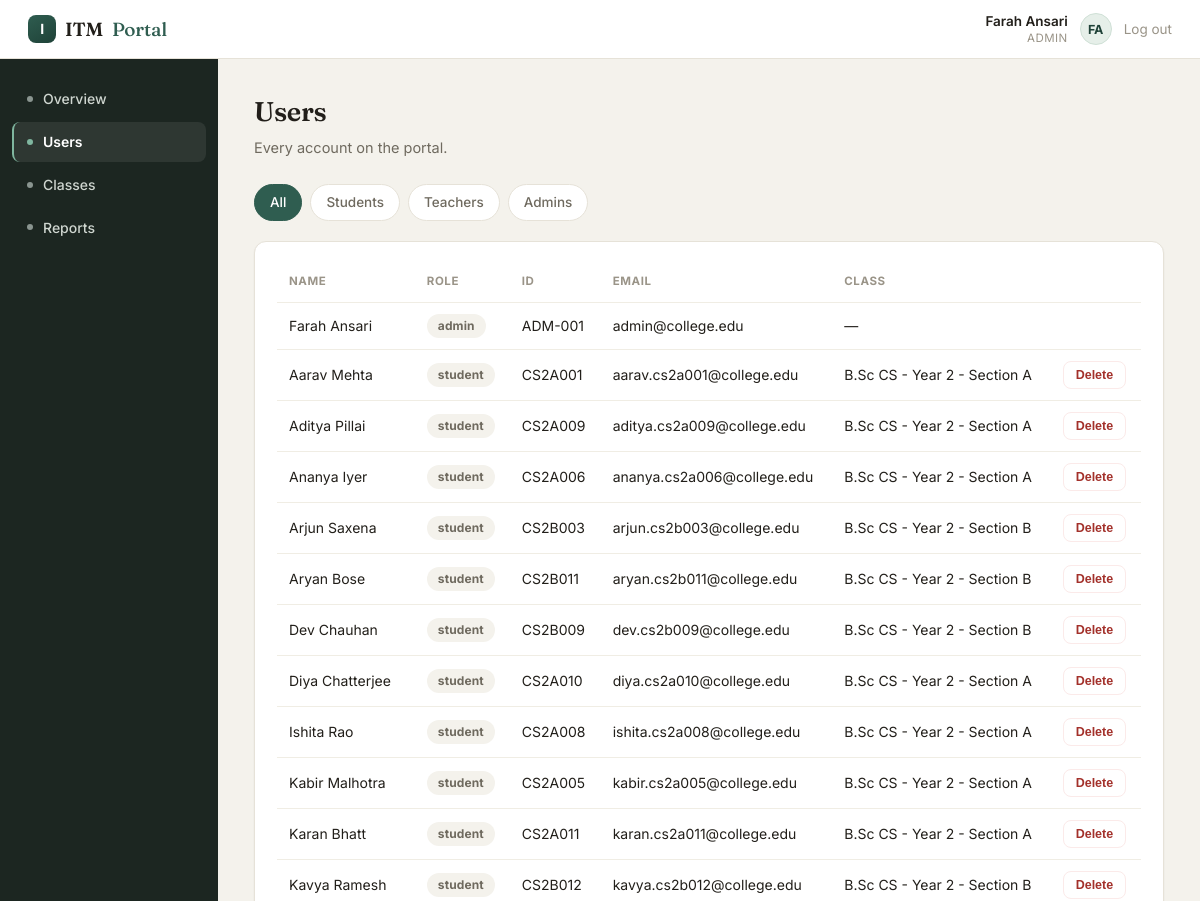
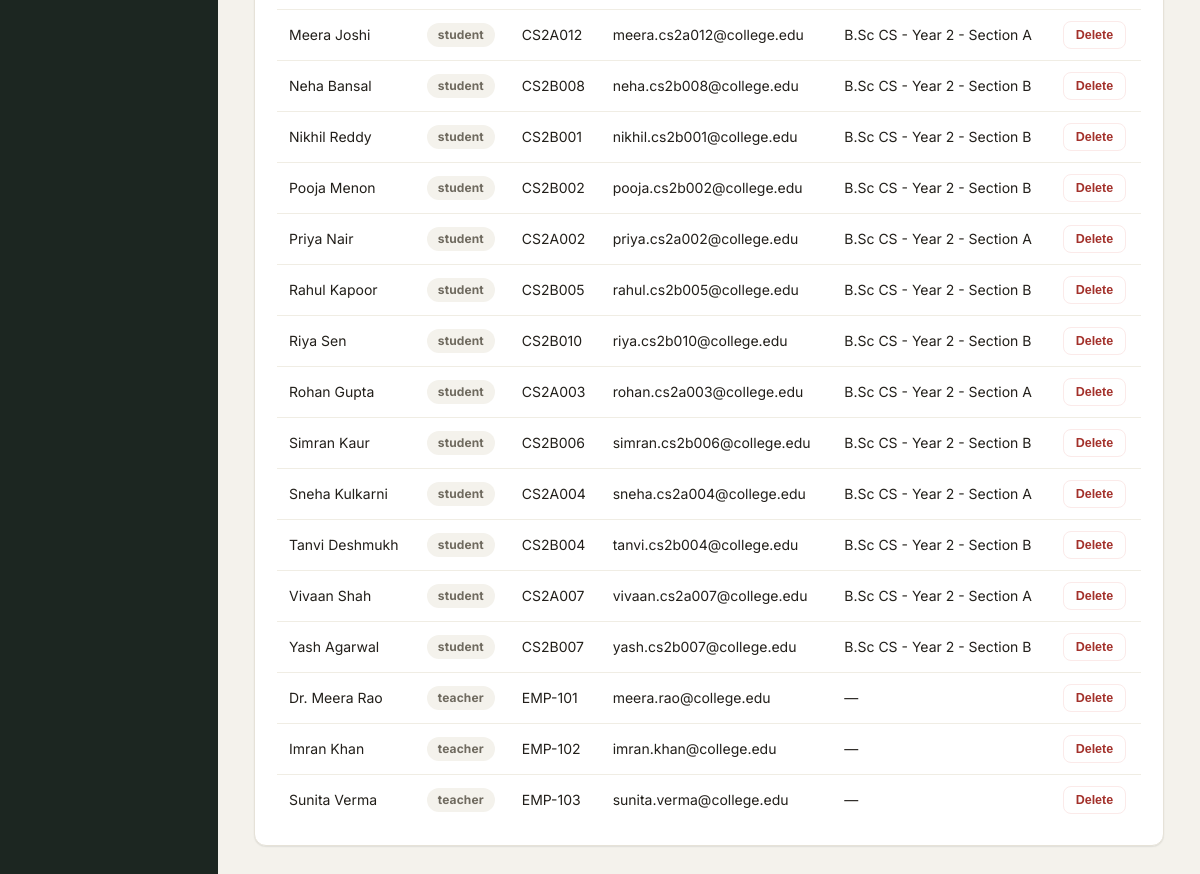
Page /admin/users (signed in) on the committed database (2 pictures, top to bottom).
### backend/models.py (models this page shows, shortened)
class User(db.Model):
    __tablename__ = "users"
    id = db.Column(db.Integer, primary_key=True)
    name = db.Column(db.String(120), nullable=False)
    email = db.Column(db.String(120), unique=True, nullable=False)
    password_hash = db.Column(db.String(255), nullable=False)
    role = db.Column(db.String(20), nullable=False)  # student | teacher | admin
    roll_number = db.Column(db.String(30), unique=True, nullable=True)
    class_id = db.Column(db.Integer, db.ForeignKey("classes.id"), nullable=True)
    qr_code_value = db.Column(db.String(64), unique=True, nullable=True)  # failsafe ID QR
    parent_name = db.Column(db.String(120), nullable=True)
    parent_phone = db.Column(db.String(20), nullable=True)  # digits with country code, e.g. 91XXXXXXXXXX
    employee_id = db.Column(db.String(30), unique=True, nullable=True)
    created_at = db.Column(db.DateTime, default=datetime.utcnow)
    student_class = db.relationship("SchoolClass", foreign_keys=[class_id], back_populates="students")

class SchoolClass(db.Model):
    __tablename__ = "classes"
    id = db.Column(db.Integer, primary_key=True)
    name = db.Column(db.String(80), nullable=False)
    coordinator_id = db.Column(db.Integer, db.ForeignKey("users.id", use_alter=True, name="fk_class_coordinator"), nullable=True)
    coordinator = db.relationship("User", foreign_keys=[coordinator_id])
    students = db.relationship("User", foreign_keys=[User.class_id], back_populates="student_class")
    subjects = db.relationship("Subject", back_populates="school_class")

### backend/app.py (the view)
@app.route("/admin/users")
@login_required("admin")
def admin_users():
    role_filter = request.args.get("role", "all")
    query = User.query
    if role_filter in ("student", "teacher", "admin"):
        query = query.filter_by(role=role_filter)
    users = query.order_by(User.role, User.name).all()
    return render_template("admin/users.html", users=users, role_filter=role_filter)

### backend/app.py (called while the page is built)
def login_required(role=None):
    def decorator(fn):
        @wraps(fn)
        def wrapper(*args, **kwargs):
            if "user_id" not in session:
                return redirect(url_for("login"))
            if role and session.get("role") != role:
                flash("You don't have access to that page.", "error")
                return redirect(url_for("post_login_redirect"))
            return fn(*args, **kwargs)
        return wrapper
    return decorator

### frontend/templates/admin/users.html (shortened to what this page needs)
{% extends "base.html" %}
{% block nav %}
  <a href="{{ url_for('admin_dashboard') }}">Overview</a>
  <a href="{{ url_for('admin_users') }}" class="active">Users</a>
  <a href="{{ url_for('admin_classes') }}">Classes</a>
  <a href="{{ url_for('admin_reports') }}">Reports</a>
{% endblock %}
{% block content %}
  <h1>Users</h1>
  <p class="subtitle">Every account on the portal.</p>
  <div class="tag-strip">
    <a href="{{ url_for('admin_users', role='all') }}" class="{{ 'active' if role_filter == 'all' }}">All</a>
    <a href="{{ url_for('admin_users', role='student') }}" class="{{ 'active' if role_filter == 'student' }}">Students</a>
    <a href="{{ url_for('admin_users', role='teacher') }}" class="{{ 'active' if role_filter == 'teacher' }}">Teachers</a>
    <a href="{{ url_for('admin_users', role='admin') }}" class="{{ 'active' if role_filter == 'admin' }}">Admins</a>
  </div>
  <div class="card">
    <table>
      <thead><tr><th>Name</th><th>Role</th><th>ID</th><th>Email</th><th>Class</th><th></th></tr></thead>
      <tbody>
        {% for u in users %}
        <tr>
          <td>{{ u.name }}</td>
          <td><span class="pill neutral">{{ u.role }}</span></td>
          <td>{{ u.roll_number or u.employee_id or '—' }}</td>
          <td>{{ u.email }}</td>
          <td>{{ u.student_class.name if u.student_class else '—' }}</td>
          <td>
            {% if u.role != 'admin' %}
            <form method="POST" action="{{ url_for('admin_delete_user', user_id=u.id) }}"
                  onsubmit="return confirm('Remove {{ u.name }}? This cannot be undone.');">
              <button type="submit" class="btn small danger">Delete</button>
            </form>
            {% endif %}
          </td>
        </tr>
        {% endfor %}
      </tbody>
    </table>
  </div>
{% endblock %}

### frontend/templates/base.html (shortened to what this page needs)
<!doctype html>
<html lang="en">
<head>
  <link rel="stylesheet" href="{{ url_for('static', filename='css/style.css') }}">
</head>
<body>
  <div class="topbar">
    <div class="brand"><span class="mark">I</span>ITM <span class="tag">Portal</span></div>
    {% if session.get('user_id') %}
    <div class="who">
      <div class="meta">
        <div class="name">{{ session.get('name') }}</div>
        <div class="role">{{ session.get('role') }}</div>
      </div>
      <div class="avatar">{{ session.get('name', '?')[:1] }}{{ session.get('name', ' ?').split(' ')[-1][:1] }}</div>
      <a href="{{ url_for('logout') }}">Log out</a>
    </div>
    {% endif %}
  </div>
  <div class="shell">
    {% if session.get('user_id') %}
    <div class="sidenav">
      {% block nav %}{% endblock %}
    </div>
    {% endif %}
    <div class="main">
      {% block content %}{% endblock %}
    </div>
  </div>
</body>
</html>

### rows in the picture
User: get "Farah Ansari", get "ADMIN", name "Farah Ansari", role "admin", roll_number+employee "ADM-001", email "admin@college.edu", student_class "—"
User: name "Aarav Mehta", role "student", roll_number "CS2A001", email "aarav.cs2a001@college.edu", student_class "B.Sc CS - Year 2 - Section A"
User: name "Aditya Pillai", role "student", roll_number "CS2A009", email "aditya.cs2a009@college.edu", student_class "B.Sc CS - Year 2 - Section A"
User: name "Ananya Iyer", role "student", roll_number "CS2A006", email "ananya.cs2a006@college.edu", student_class "B.Sc CS - Year 2 - Section A"
User: name "Arjun Saxena", role "student", roll_number "CS2B003", email "arjun.cs2b003@college.edu", student_class "B.Sc CS - Year 2 - Section B"
User: name "Aryan Bose", role "student", roll_number "CS2B011", email "aryan.cs2b011@college.edu", student_class "B.Sc CS - Year 2 - Section B"
User: name "Dev Chauhan", role "student", roll_number "CS2B009", email "dev.cs2b009@college.edu", student_class "B.Sc CS - Year 2 - Section B"
User: name "Diya Chatterjee", role "student", roll_number "CS2A010", email "diya.cs2a010@college.edu", student_class "B.Sc CS - Year 2 - Section A"
User: name "Ishita Rao", role "student", roll_number "CS2A008", email "ishita.cs2a008@college.edu", student_class "B.Sc CS - Year 2 - Section A"
User: name "Kabir Malhotra", role "student", roll_number "CS2A005", email "kabir.cs2a005@college.edu", student_class "B.Sc CS - Year 2 - Section A"
User: name "Karan Bhatt", role "student", roll_number "CS2A011", email "karan.cs2a011@college.edu", student_class "B.Sc CS - Year 2 - Section A"
User: name "Kavya Ramesh", role "student", roll_number "CS2B012", email "kavya.cs2b012@college.edu", student_class "B.Sc CS - Year 2 - Section B"
User: name "Meera Joshi", role "student", roll_number "CS2A012", email "meera.cs2a012@college.edu", student_class "B.Sc CS - Year 2 - Section A"
User: name "Neha Bansal", role "student", roll_number "CS2B008", email "neha.cs2b008@college.edu", student_class "B.Sc CS - Year 2 - Section B"
User: name "Nikhil Reddy", role "student", roll_number "CS2B001", email "nikhil.cs2b001@college.edu", student_class "B.Sc CS - Year 2 - Section B"
User: name "Pooja Menon", role "student", roll_number "CS2B002", email "pooja.cs2b002@college.edu", student_class "B.Sc CS - Year 2 - Section B"
User: name "Priya Nair", role "student", roll_number "CS2A002", email "priya.cs2a002@college.edu", student_class "B.Sc CS - Year 2 - Section A"
User: name "Rahul Kapoor", role "student", roll_number "CS2B005", email "rahul.cs2b005@college.edu", student_class "B.Sc CS - Year 2 - Section B"
User: name "Riya Sen", role "student", roll_number "CS2B010", email "riya.cs2b010@college.edu", student_class "B.Sc CS - Year 2 - Section B"
User: name "Rohan Gupta", role "student", roll_number "CS2A003", email "rohan.cs2a003@college.edu", student_class "B.Sc CS - Year 2 - Section A"
User: name "Simran Kaur", role "student", roll_number "CS2B006", email "simran.cs2b006@college.edu", student_class "B.Sc CS - Year 2 - Section B"
User: name "Sneha Kulkarni", role "student", roll_number "CS2A004", email "sneha.cs2a004@college.edu", student_class "B.Sc CS - Year 2 - Section A"
User: name "Tanvi Deshmukh", role "student", roll_number "CS2B004", email "tanvi.cs2b004@college.edu", student_class "B.Sc CS - Year 2 - Section B"
User: name "Vivaan Shah", role "student", roll_number "CS2A007", email "vivaan.cs2a007@college.edu", student_class "B.Sc CS - Year 2 - Section A"
User: name "Yash Agarwal", role "student", roll_number "CS2B007", email "yash.cs2b007@college.edu", student_class "B.Sc CS - Year 2 - Section B"
User: name "Dr. Meera Rao", role "teacher", roll_number+employee "EMP-101", email "meera.rao@college.edu", student_class "—"
User: name "Imran Khan", role "teacher", roll_number+employee "EMP-102", email "imran.khan@college.edu", student_class "—"
User: name "Sunita Verma", role "teacher", roll_number+employee "EMP-103", email "sunita.verma@college.edu", student_class "—"

### other values in the picture
{{ session.get('name', '?')[:1] }} "F"
{{ session.get('name', ' ?').split(' ')[-1][:1] }} "A"
